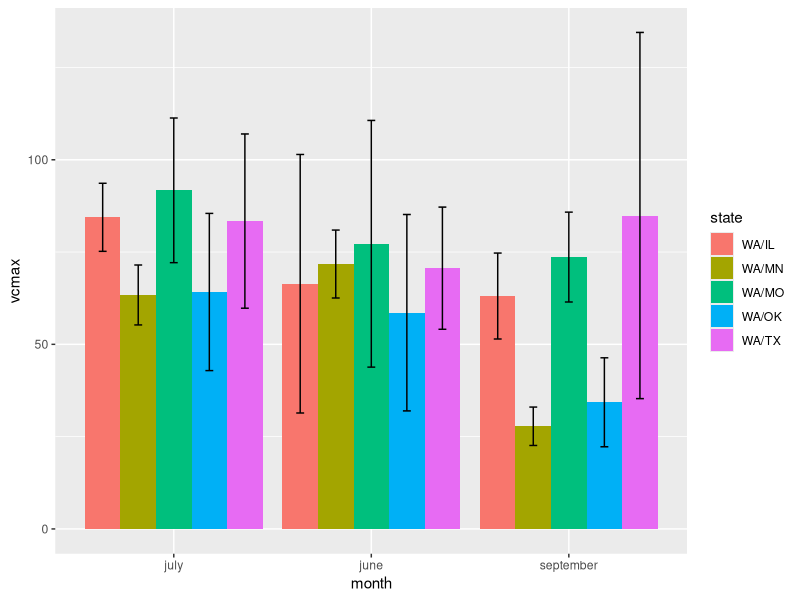
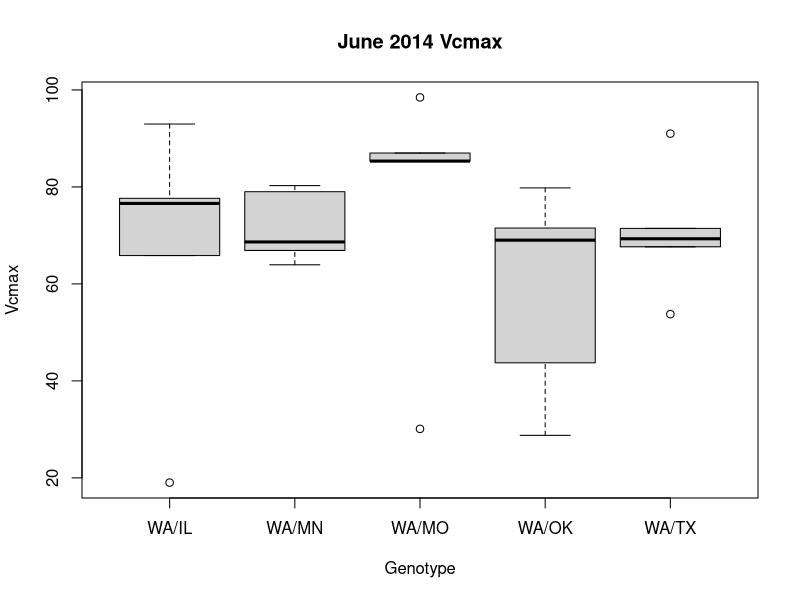

Here is the R script that generated these plots, in order: (Note: this script raises an error after producing the figures.)
setwd("C:/Users/ianshiach/Desktop/Grad School/Thesis/Data/Master Files")
aci <- read.table (file="2013_2014_photosynthesis_master.csv", sep=",", header=TRUE)
data <- read.table (file="2014_all_but_photosynthesis_master.csv", sep=",", header=TRUE)

#subset 2014
aci2014 <- subset(aci, year == 2014)

#libraries
library(ggplot2)

#tapply to get averages

#tapply(aci2014$vcmax, aci2014$genotype, mean)

#summary stats
#trying to follow http://www.cookbook-r.com/Graphs/Plotting_means_and_error_bars_(ggplot2)/

#define function summarySE

summarySE <- function(data=NULL, measurevar, groupvars=NULL, na.rm=FALSE,
                      conf.interval=.95, .drop=TRUE) {
  library(plyr)
  
  # New version of length which can handle NA's: if na.rm==T, don't count them
  length2 <- function (x, na.rm=FALSE) {
    if (na.rm) sum(!is.na(x))
    else       length(x)
  }
  
  # This does the summary. For each group's data frame, return a vector with
  # N, mean, and sd
  datac <- ddply(data, groupvars, .drop=.drop,
                 .fun = function(xx, col) {
                   c(N    = length2(xx[[col]], na.rm=na.rm),
                     mean = mean   (xx[[col]], na.rm=na.rm),
                     sd   = sd     (xx[[col]], na.rm=na.rm)
                   )
                 },
                 measurevar
  )
  
  # Rename the "mean" column    
  datac <- rename(datac, c("mean" = measurevar))
  
  datac$se <- datac$sd / sqrt(datac$N)  # Calculate standard error of the mean
  
  # Confidence interval multiplier for standard error
  # Calculate t-statistic for confidence interval: 
  # e.g., if conf.interval is .95, use .975 (above/below), and use df=N-1
  ciMult <- qt(conf.interval/2 + .5, datac$N-1)
  datac$ci <- datac$se * ciMult
  
  return(datac)
}






#plot means




# Summaries, bar graphs, boxplots

# Graphs use 95% confidence intervals instead of SEM. See reference above.

# Vcmax

summary_vcmax <- summarySE(aci2014, measurevar="vcmax", groupvars=c("state","month"))

ggplot(summary_vcmax, aes(x=month, y=vcmax, fill=state)) + 
  geom_bar(position=position_dodge(), stat="identity") +
  geom_errorbar(aes(ymin=vcmax-ci, ymax=vcmax+ci),
                width=.2,                    # Width of the error bars
                position=position_dodge(.9))



#June
june_aci <- subset(aci2014, month == "june")

boxplot(vcmax ~ state, data = june_aci,
        xlab = "Genotype", ylab = "Vcmax",
        main = "June 2014 Vcmax")

qplot(vcmax, biomass, colour = state, data = june_aci)


#July
july_aci <- subset(aci2014, month == "july")

boxplot(vcmax ~ state, data = july_aci,
        xlab = "Genotype", ylab = "Vcmax",
        main = "july 2014 Vcmax")

qplot(vcmax, biomass, colour = state, data = july_aci)


#September
september_aci <- subset(aci2014, month == "september")

boxplot(vcmax ~ state, data = september_aci,
        xlab = "Genotype", ylab = "Vcmax",
        main = "september 2014 Vcmax")

qplot(vcmax, biomass, colour = state, data = september_aci)






# jmax

summary_jmax <- summarySE(aci2014, measurevar="jmax", groupvars=c("state","month"))

ggplot(summary_jmax, aes(x=month, y=jmax, fill=state)) + 
  geom_bar(position=position_dodge(), stat="identity") +
  geom_errorbar(aes(ymin=jmax-ci, ymax=jmax+ci),
                width=.2,                    # Width of the error bars
                position=position_dodge(.9))

qplot(jmax, biomass, colour = state, data = june_aci)



#June
june_aci <- subset(aci2014, month == "june")

boxplot(jmax ~ state, data = june_aci,
        xlab = "Genotype", ylab = "jmax",
        main = "June 2014 jmax")

#July
july_aci <- subset(aci2014, month == "july")

boxplot(jmax ~ state, data = july_aci,
        xlab = "Genotype", ylab = "jmax",
        main = "july 2014 jmax")

qplot(jmax, biomass, colour = state, data = july_aci)


#September
september_aci <- subset(aci2014, month == "september")

boxplot(jmax ~ state, data = september_aci,
        xlab = "Genotype", ylab = "jmax",
        main = "september 2014 jmax")

qplot(jmax, biomass, colour = state, data = september_aci)




# Biomass

summary_biomass <- summarySE(data, measurevar="biomass", groupvars=c("state"))

ggplot(summary_biomass, aes(x=state, y=biomass, fill=state)) + 
  geom_bar(position=position_dodge(), stat="identity") +
  geom_errorbar(aes(ymin=biomass-ci, ymax=biomass+ci),
                width=.2,                    # Width of the error bars
                position=position_dodge(.9))

boxplot(biomass ~ state, data = data,
        xlab = "Genotype", ylab = "Biomass (g)", 
        main = "2014 Biomass")

# Start growth
summary_start_growth <- summarySE(data, measurevar="start_growth", groupvars=c("state"))

ggplot(summary_start_growth, aes(x=state, y=start_growth, fill=state)) + 
  geom_bar(position=position_dodge(), stat="identity") +
  geom_errorbar(aes(ymin=start_growth-ci, ymax=start_growth+ci),
                width=.2,                    # Width of the error bars
                position=position_dodge(.9))

boxplot(start_growth ~ state, data = data,
        xlab = "Genotype", ylab = "start_growth", 
        main = "2014 start_growth")


plot(data$start_growth, data$biomass, xlab = "Start growth (doy)", ylab = "Biomass (g)", 
     main = "2014 Biomass vs. Budbreak")

qplot(start_growth, biomass, colour = state, data = data)

# End growth

summary_end_growth <- summarySE(data, measurevar="end_growth", groupvars=c("state"))


ggplot(summary_end_growth, aes(x=state, y=end_growth, fill=state)) + 
  geom_bar(position=position_dodge(), stat="identity") +
  geom_errorbar(aes(ymin=end_growth-ci, ymax=end_growth+ci),
                width=.2,                    # Width of the error bars
                position=position_dodge(.9))


boxplot(end_growth ~ state, data = data,
        xlab = "Genotype", ylab = "end_growth", 
        main = "2014 end_growth")




# Duration growth
summary_duration_growth <- summarySE(data, measurevar="duration_growth", groupvars=c("state"))

ggplot(summary_duration_growth, aes(x=state, y=duration_growth, fill=state)) + 
  geom_bar(position=position_dodge(), stat="identity") +
  geom_errorbar(aes(ymin=duration_growth-ci, ymax=duration_growth+ci),
                width=.2,                    # Width of the error bars
                position=position_dodge(.9))

boxplot(duration_growth ~ state, data = data,
        xlab = "Genotype", ylab = "duration_growth", 
        main = "2014 duration_growth")

plot(data$duration_growth, data$biomass, xlab = "Duration growth (days)", ylab = "Biomass (g)", 
     main = "2014 Biomass vs. Growth duration")

qplot(duration_growth, biomass, colour = state, data = data)


# June branches

summary_june_branch_number <- summarySE(data, measurevar="june_branch_number", groupvars=c("state"))

ggplot(summary_june_branch_number, aes(x=state, y=june_branch_number, fill=state)) + 
  geom_bar(position=position_dodge(), stat="identity") +
  geom_errorbar(aes(ymin=june_branch_number-ci, ymax=june_branch_number+ci),
                width=.2,                    # Width of the error bars
                position=position_dodge(.9))

boxplot(june_branch_number ~ state, data = data,
        xlab = "Genotype", ylab = "june_branch_number", 
        main = "2014 june_branch_number")

plot(data$june_branch_number, data$biomass, xlab = "June branch number", ylab = "Biomass (g)", 
     main = "2014 Biomass vs. June branch number")

qplot(june_branch_number, biomass, colour = state, data = data)


# December branches

summary_december_branch_number <- summarySE(data, measurevar="december_branch_number", groupvars=c("state"))

ggplot(summary_december_branch_number, aes(x=state, y=december_branch_number, fill=state)) + 
  geom_bar(position=position_dodge(), stat="identity") +
  geom_errorbar(aes(ymin=december_branch_number-ci, ymax=december_branch_number+ci),
                width=.2,                    # Width of the error bars
                position=position_dodge(.9))

boxplot(december_branch_number ~ state, data = data,
        xlab = "Genotype", ylab = "december_branch_number", 
        main = "2014 december_branch_number")


# June total diameter

summary_june_total_diameter <- summarySE(data, measurevar="june_total_diameter", groupvars=c("state"))

ggplot(summary_june_total_diameter, aes(x=state, y=june_total_diameter, fill=state)) + 
  geom_bar(position=position_dodge(), stat="identity") +
  geom_errorbar(aes(ymin=june_total_diameter-ci, ymax=june_total_diameter+ci),
                width=.2,                    # Width of the error bars
                position=position_dodge(.9))

boxplot(june_total_diameter ~ state, data = data,
        xlab = "Genotype", ylab = "june_total_diameter", 
        main = "2014 june_total_diameter")

plot(data$june_total_diameter, data$biomass, xlab = "June total diameter", ylab = "Biomass (g)", 
     main = "2014 Biomass vs. June total diameter")

qplot(june_total_diameter, biomass, colour = state, data = data)


# December total diameter

summary_december_total_diameter <- summarySE(data, measurevar="december_total_diameter", groupvars=c("state"))

ggplot(summary_december_total_diameter, aes(x=state, y=december_total_diameter, fill=state)) + 
  geom_bar(position=position_dodge(), stat="identity") +
  geom_errorbar(aes(ymin=december_total_diameter-ci, ymax=december_total_diameter+ci),
                width=.2,                    # Width of the error bars
                position=position_dodge(.9))


boxplot(december_total_diameter ~ state, data = data,
        xlab = "Genotype", ylab = "december_total_diameter", 
        main = "2014 december_total_diameter")


# June diameter of largest branch

summary_june_max_diameter <- summarySE(data, measurevar="june_max_diameter", groupvars=c("state"))


ggplot(summary_june_max_diameter, aes(x=state, y=june_max_diameter, fill=state)) + 
  geom_bar(position=position_dodge(), stat="identity") +
  geom_errorbar(aes(ymin=june_max_diameter-ci, ymax=june_max_diameter+ci),
                width=.2,                    # Width of the error bars
                position=position_dodge(.9))

boxplot(june_max_diameter ~ state, data = data,
        xlab = "Genotype", ylab = "june_max_diameter", 
        main = "2014 june_max_diameter")

plot(data$june_max_diameter, data$biomass, xlab = "June max diameter", ylab = "Biomass (g)", 
     main = "2014 Biomass vs. June max diameter")

qplot(june_max_diameter, biomass, colour = state, data = data)


# December diameter of largest branch

summary_december_max_diameter <- summarySE(data, measurevar="december_max_diameter", groupvars=c("state"))

ggplot(summary_december_max_diameter, aes(x=state, y=december_max_diameter, fill=state)) + 
  geom_bar(position=position_dodge(), stat="identity") +
  geom_errorbar(aes(ymin=december_max_diameter-ci, ymax=december_max_diameter+ci),
                width=.2,                    # Width of the error bars
                position=position_dodge(.9))

boxplot(december_max_diameter ~ state, data = data,
        xlab = "Genotype", ylab = "december_max_diameter", 
        main = "2014 december_max_diameter")

# Leaf number

summary_leaf_number <- summarySE(data, measurevar="leaf_number", groupvars=c("state"))

ggplot(summary_leaf_number, aes(x=state, y=leaf_number, fill=state)) + 
  geom_bar(position=position_dodge(), stat="identity") +
  geom_errorbar(aes(ymin=leaf_number-ci, ymax=leaf_number+ci),
                width=.2,                    # Width of the error bars
                position=position_dodge(.9))

boxplot(leaf_number ~ state, data = data,
        xlab = "Genotype", ylab = "leaf_number", 
        main = "2014 leaf_number")

plot(data$leaf_number, data$biomass, xlab = "Leaf number", ylab = "Biomass (g)", 
     main = "2014 Biomass vs. Leaf number")

qplot(leaf_number, biomass, colour = state, data = data)
